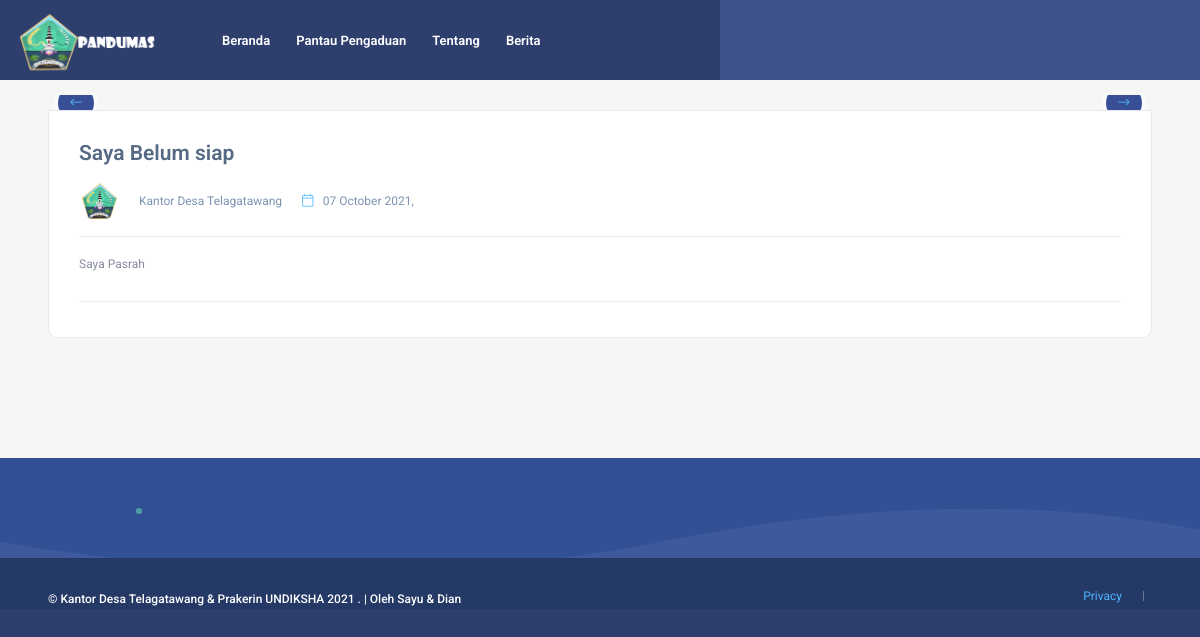
/artikel?id=2, run on the app's committed database.
### tables this page shows
CREATE TABLE `informasi` (
  `judul` varchar(100) NOT NULL,
  `artikel` longtext NOT NULL,
  `id_informasi` int(11) NOT NULL,
  `tanggal` timestamp NOT NULL DEFAULT current_timestamp() ON UPDATE current_timestamp(),
  `foto` varchar(255) DEFAULT NULL
);

### application/controllers/Admin_Informasi.php (called while the page is built, shortened)
<?php
class Admin_Informasi extends CI_Controller
{
  function __construct()
  {
    $this->load->helper('url');
    $this->load->library('session');
    $this->load->database();
    $this->load->model('M_info');
    $this->load->model('M_jenis_informasi');
  }
  public function detail()
  {
    $id = $this->input->get('id');
    $data['informasi'] = $this->M_info->detail_hp($id);
    $this->load->view('umum_detail_artikel', $data);
  }
}

### index.php (called while the page is built, shortened)
<?php
require_once BASEPATH.'core/CodeIgniter.php';

### application/models/M_info.php (called while the page is built, shortened)
<?php
class M_info extends CI_Model
{
  function detail_hp($id)
  {
    $query = $this->db->query("SELECT * FROM `informasi` where informasi.id_informasi= $id");
    return $query->result();
  }
}

### application/views/umum_detail_artikel.php (the view, shortened to what this page needs)
<!DOCTYPE HTML>
<html lang="en">
<head>
    <link type="text/css" rel="stylesheet" href="<?php echo site_url(); ?>assets/umum/css/reset.css">
    <link type="text/css" rel="stylesheet" href="<?php echo site_url(); ?>assets/umum/css/plugins.css">
    <link type="text/css" rel="stylesheet" href="<?php echo site_url(); ?>assets/umum/css/style.css">
    <link type="text/css" rel="stylesheet" href="<?php echo site_url(); ?>assets/umum/css/color.css">
</head>
<body>
    <div id="main">
        <?php echo $this->load->view('share/menu', '', TRUE); ?>
        <div id="wrapper">
            <div class="content">
                <section class="gray-bg no-top-padding-sec" id="sec1">
                    <div class="container">
                        <div class="post-container fl-wrap">
                            <div class="row">
                                <div class="col-md-12">
                                    <?php
                                    foreach ($informasi as $informasi) {
                                    ?>
                                        <br>
                                        <article class="post-article single-post-article">
                                            <div class="list-single-main-media fl-wrap">
                                                <div class="single-slider-wrap">
                                                    <div class="single-slider fl-wrap">
                                                        <div class="swiper-container">
                                                            <div class="swiper-wrapper lightgallery">
                                                                <div class="swiper-slide hov_zoom"></div>
                                                            </div>
                                                        </div>
                                                    </div>
                                                    <div class="ss-slider-cont ss-slider-cont-prev color2-bg"><i class="fal fa-long-arrow-left"></i></div>
                                                    <div class="ss-slider-cont ss-slider-cont-next color2-bg"><i class="fal fa-long-arrow-right"></i></div>
                                                </div>
                                            </div>
                                            <div class="list-single-main-item fl-wrap block_box">
                                                <h2 class="post-opt-title"><a href="#"><?php echo $informasi->judul; ?></a></h2>
                                                <div class="post-author"><a href="#"><img src="<?php echo site_url(); ?>assets/umum/images/avatar/icon.png" alt=""><span>Kantor Desa Telagatawang</span></a></div>
                                                <div class="post-opt">
                                                    <ul class="no-list-style">
                                                        <li>
                                                            <i class="fal fa-calendar"></i>
                                                            <span>
                                                                <?php
                                                                $bulan = array(
                                                                    1 => 'Januari',
                                                                    'Februari',
                                                                    'Maret',
                                                                    'April',
                                                                    'Mei',
                                                                    'Juni',
                                                                    'Juli',
                                                                    'Agustus',
                                                                    'September',
                                                                    'Oktober',
                                                                    'November',
                                                                    'Desember'
                                                                );
                                                                $pecahkan = explode('-', date('d F Y', strtotime($informasi->tanggal)));
                                                                $tanggal = $pecahkan[2] . ' ' . $bulan[(int)$pecahkan[1]] . ' ' . $pecahkan[0];
                                                                ?><?php echo $tanggal; ?>,
                                                            </span>
                                                        </li>
                                                    </ul>
                                                </div>
                                                <span class="fw-separator"></span>
                                                <div class="clearfix"></div>
                                                <p><?php echo $informasi->artikel; ?></p>
                                                <span class="fw-separator"></span>
                                            </div>
                                        </article>
                                    <?php
                                    }
                                    ?>
                                </div>
                            </div>
                        </div>
                    </div>
                </section>
            </div>
        </div>
        <?php echo $this->load->view('share/footer', '', TRUE); ?>
    </div>
</html>

### data on the page
informasi: judul "Saya Belum siap", tanggal "07 October 2021", artikel "Saya Pasrah"
